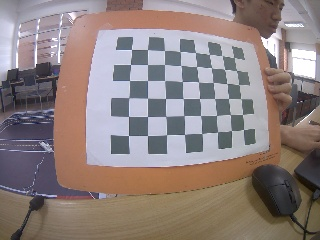
#> input picture pc/undistord_fisheye/captured_image/5.jpg, 320 x 240 px
$ python undistord.py   (older library calls are emulated)
#> lines starting #> are read from the running program, lines starting #| are printed output that depends on the picture
import cv2
import numpy as np

DIM = (640, 480)
K = np.array([[305.71335049160973, 0.0, 330.5816390262722], [0.0, 306.2497590425206, 200.71141718207798], [0.0, 0.0, 1.0]])
D = np.array([[-0.034111560999105804], [0.006556441877070668], [-0.023339608690602854], [0.013723480642469804]])
def undistort(img_path):
#> called with img_path = 'captured_image/5.jpg'
    img = cv2.imread(img_path)
#> img is the input picture: shape (240, 320, 3); mean B, G, R 127, 128.8, 141.8
    h,w = img.shape[:2]
#> h = 240; w = 320
    map1, map2 = cv2.fisheye.initUndistortRectifyMap(K, D, np.eye(3), K, DIM, cv2.CV_16SC2)
    undistorted_img = cv2.remap(img, map1, map2, interpolation=cv2.INTER_LINEAR, borderMode=cv2.BORDER_CONSTANT)
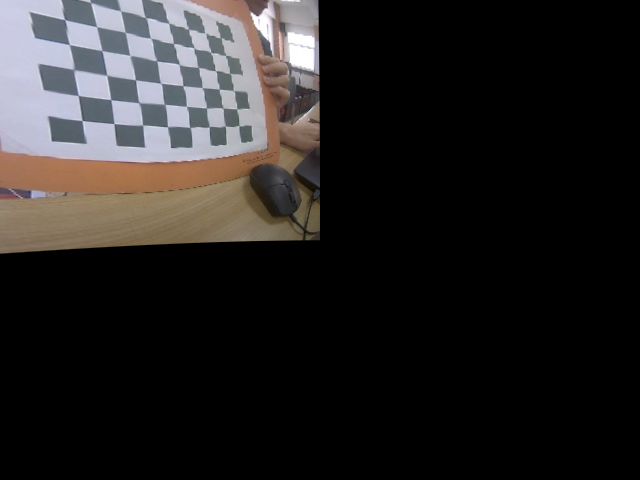
#> undistorted_img: shape (480, 640, 3); mean B, G, R 34.8, 35.4, 37.6
    cv2.imshow("undistorted", undistorted_img)
    cv2.waitKey(0)
    cv2.destroyAllWindows()
if __name__ == '__main__':
    undistort("captured_image/5.jpg")

$ run again, with pc/undistord_fisheye/captured_image/0.jpg copied over pc/undistord_fisheye/captured_image/5.jpg
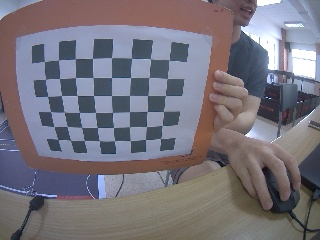
#> input picture pc/undistord_fisheye/captured_image/0.jpg, 320 x 240 px
#> in undistort, img is the input picture: shape (240, 320, 3); mean B, G, R 124.3, 114.9, 118.6
#> in undistort, `undistorted_img = cv2.remap(img, map1, map2, interpolation=cv2.INTER_L..`:
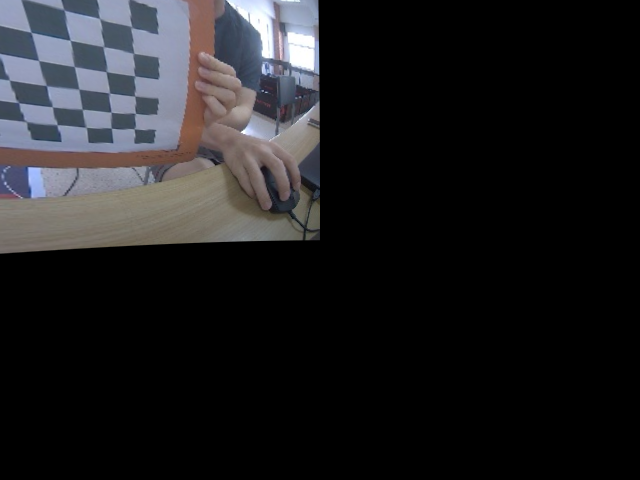
#> undistorted_img: shape (480, 640, 3); mean B, G, R 32.2, 30.2, 30.3

$ run again, with pc/undistord_fisheye/captured_image/1.jpg copied over pc/undistord_fisheye/captured_image/5.jpg
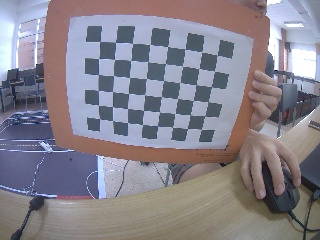
#> input picture pc/undistord_fisheye/captured_image/1.jpg, 320 x 240 px
#> in undistort, img is the input picture: shape (240, 320, 3); mean B, G, R 140.9, 130.8, 134.9
#> in undistort, `undistorted_img = cv2.remap(img, map1, map2, interpolation=cv2.INTER_L..`:
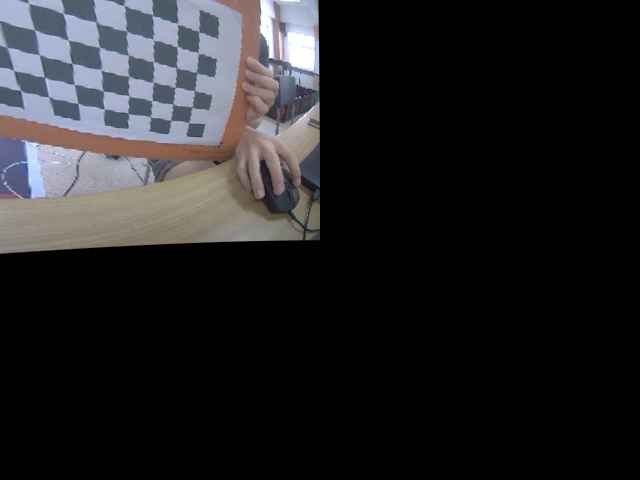
#> undistorted_img: shape (480, 640, 3); mean B, G, R 36.2, 34.2, 34.6
